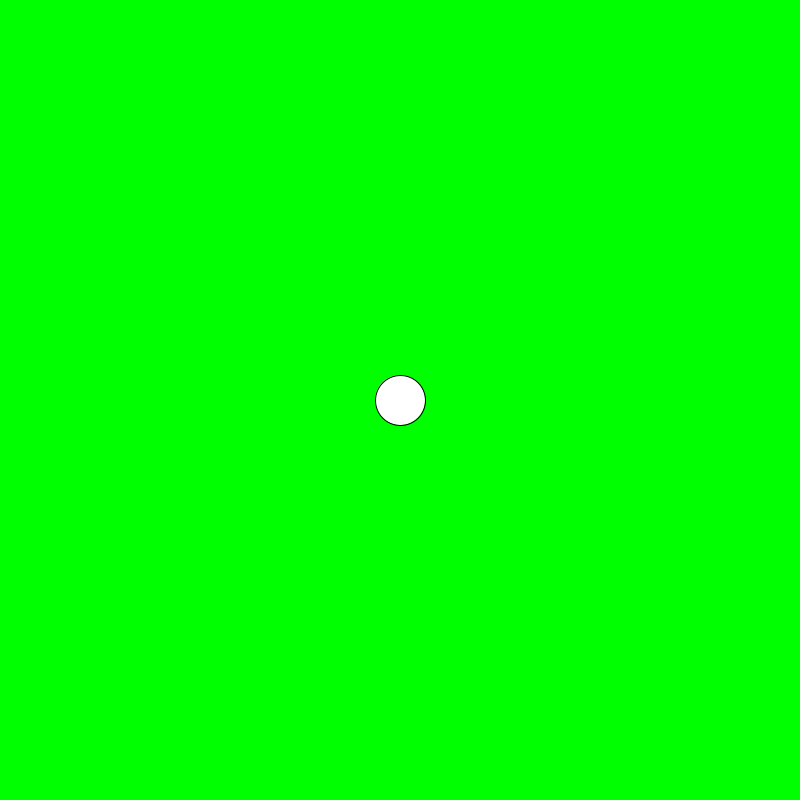
Frame 1 (no input)
Frame 60 (the mouse pressed at the canvas centre just before this capture): identical to frame 1, image omitted
Frame 120 (the mouse held since frame 60 and released just before this capture): identical to frame 1, image omitted

The Processing sketch that drew this single still picture (run headless with seeded random() and noise(); from frame 60 on, the mouse is pressed at the canvas centre):

// Processing sketch: bulletsNStuff
// ── bulletsNStuff.pde
ScaleFrame scaleFrame;
Player player;
ArrayList<Bullet> bullets; //nStuff 

void setup() {
  size(800, 800);
  scaleFrame = new ScaleFrame(800, 800);
  
  player = new Player();
  bullets = new ArrayList<Bullet>();
}

void draw() {
  player.update();
  for(Bullet bullet : bullets) {
    bullet.update();
  }
  
  scaleFrame.transform();
    background(#00ff00);
    player.draw();
    for(Bullet bullet : bullets) {
      bullet.draw();
    }
  scaleFrame.border();
}

void keyPressed() {
  player.keyPressed();
}

void keyReleased() {
  player.keyReleased();
}

// ── Boss.pde
class Boss {
  final int WAIT_TIME = 30;
  final int HP = 0;
  final int WIDTH = 200;
  final int HEIGHT = 200;
  
  
  int hp = HP;
  int x;
  int y;
  int w = WIDTH;
  int h = HEIGHT;
  
  Runnable[] attacks;
  Runnable attack;
  int time = 0;
  boolean attacking = false;
  boolean dead = false;
  
  Boss() {
    
  }
  
  void draw() {
    push();
      rectMode(CENTER);
      rect(x, y, w, h);
    pop();
  }
  
  void update() {
    time++;
    if(!attacking) {
      if(time >= WAIT_TIME) {
        attack = attacks[floor(random(0, attacks.length))];
        time = 0;
      }
    }
    else {
      attack.run();
      if(!attacking) {
        time = 0;
      }
    }
  }
}

// ── Bullet.pde
//fuck it im lazy lets make some quick, simple, dirty inheritance that im sure wont come back to bite me later :)
class Bullet {
  float x;
  float y;
  float w;
  float r; //in degrees
  float s;
  
  Bullet(float x, float y, float r, float w, float s) {
    this.x = x;
    this.y = y;
    this.w = w;
    this.r = r;
    this.s = s;
  }
  
  void update() {
    x += cos(radians(r)) * s;
    y += sin(radians(r)) * s;
  }
  
  void draw() {
    ellipse(x, y, w, w);
  }
  
  float distance(float pX, float pY) {
    return dist(pX, pY, x, y);
  }
}

// ── Player.pde
class Player {
  final float MAX_SPEED = 4;
  final float ACCELERATION = 1;
  final float DECELERATION = 1;
  
  boolean up;
  boolean down;
  boolean left;
  boolean right;
  
  float x;
  float y;
  float xV;
  float yV;
  
  Player() {
    x = 400;
    y = 400;
  }
  
  void update() {
    float horizontal = (left ? -1 : 0) + (right ? 1 : 0);
    float vertical = (up ? -1 : 0) + (down ? 1 : 0);
    if(horizontal == 0) {
      if(abs(xV) <= DECELERATION) {
        xV = 0;
      } else {
        xV -= DECELERATION * (xV/abs(xV));
      }
    } else {
      xV += ACCELERATION * horizontal;
      xV = constrain(xV, -MAX_SPEED, MAX_SPEED);
    }
    if(vertical == 0) {
      if(abs(yV) <= DECELERATION) {
        yV = 0;
      } else {
        yV -= DECELERATION * (yV/abs(yV));
      }
    } else {
      yV += ACCELERATION * vertical;
      yV = constrain(yV, -MAX_SPEED, MAX_SPEED);
    }
    x += xV;
    y += yV;
  }
  
  void draw() {
    push();
      translate(x, y);
      ellipse(0, 0, 50, 50);
    pop();
  }
  
  void keyPressed() {
   switch(key) {
      case 'w': case 'W':
        up = true;
      break;
      case 's': case 'S':
        down = true;
      break;
      case 'a': case 'A':
        left = true;
      break;
      case 'd': case 'D':
        right = true;
      break;
    }
    if(key == CODED) {
      switch(keyCode) {
        case UP:
          up = true;
        break;
        case DOWN:
          down = true;
        break;
        case LEFT:
          left = true;
        break;
        case RIGHT:
          right = true;
        break;
      }
    }
  }
  
  void keyReleased() {
     switch(key) {
      case 'w': case 'W':
        up = false;
      break;
      case 's': case 'S':
        down = false;
      break;
      case 'a': case 'A':
        left = false;
      break;
      case 'd': case 'D':
        right = false;
      break;
    }
    if(key == CODED) {
      switch(keyCode) {
        case UP:
          up = false;
        break;
        case DOWN:
          down = false;
        break;
        case LEFT:
          left = false;
        break;
        case RIGHT:
          right = false;
        break;
      }
    }
  }
}

// ── Pollen.pde
class Pollen {
  final int ANIMATION_SPEED = 2;
  final int SPEED = 10;
  
  PImage[] sprite;
  int a;
  
  float x;
  float y;
  
  Pollen(float x, float y, PImage[] sprite) {
    this.x = x;
    this.y = y;
    this.sprite = sprite;
  }
  
  void draw() {
    push();
      imageMode(CENTER);
      rectMode(CENTER);
      //rect(x, y, 12, 24);
      image(sprite[floor(a/ANIMATION_SPEED)], x, y, 12/*temp*/, 24/*temp*/);
    pop();
    a++;
    if(a >= ANIMATION_SPEED * 4) {
      a = 0;
    }
  }
  
  boolean update() {
    y -= SPEED;
    if(y < -24/*temp*/) {
      return true;
    } else {
      return false;
    }
  }
}

// ── ScaleFrame.pde
class ScaleFrame {
  int w;
  int h;

  boolean horizontal;

  float scaleFactor;
  float padding;

  int boarderColor = #000000;
  ScaleFrame(int w, int h) {
    this.w = w;
    this.h = h;
    if (width - w < height - h) {
      horizontal = false;
    } else {
      horizontal = true;
    }

    if (horizontal) {
      scaleFactor = (float)height/(float)h;
      padding = (width - (w * scaleFactor))/2;
    } else {
      scaleFactor = (float)width/(float)w;
      padding = (height - (h * scaleFactor))/2;
    }
  }

  public void setBoarderColor(int boarderColor) {
    this.boarderColor = boarderColor;
  }

  public void transform() {
    push();
    translate(padding * (horizontal ? 1 : 0), padding  * (!horizontal ? 1 : 0));
    scale(scaleFactor);
    //cursed sytax
  }

  public void border() {
    pop();
    push();
    fill(boarderColor);
    noStroke();
    rectMode(CORNER);
    if (horizontal) {
      rect(0, 0, padding, height);
      translate(padding + w * scaleFactor, 0);
      rect(0, 0, padding, height);
    } else {
      rect(0, 0, width, padding);
      translate(0, padding + h * scaleFactor);
      rect(0, 0, width, padding);
    }
    pop();
  }
}
